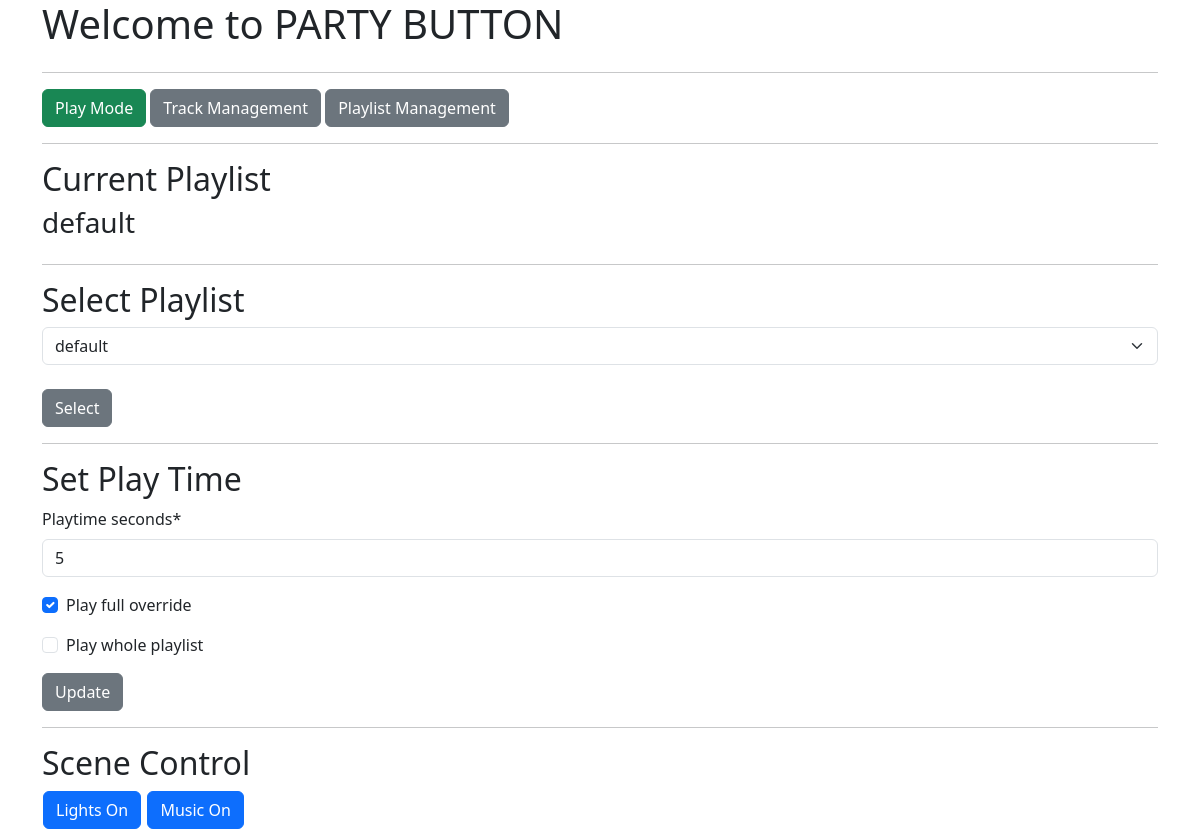
Before: /selectplaylist/ with the older database file.
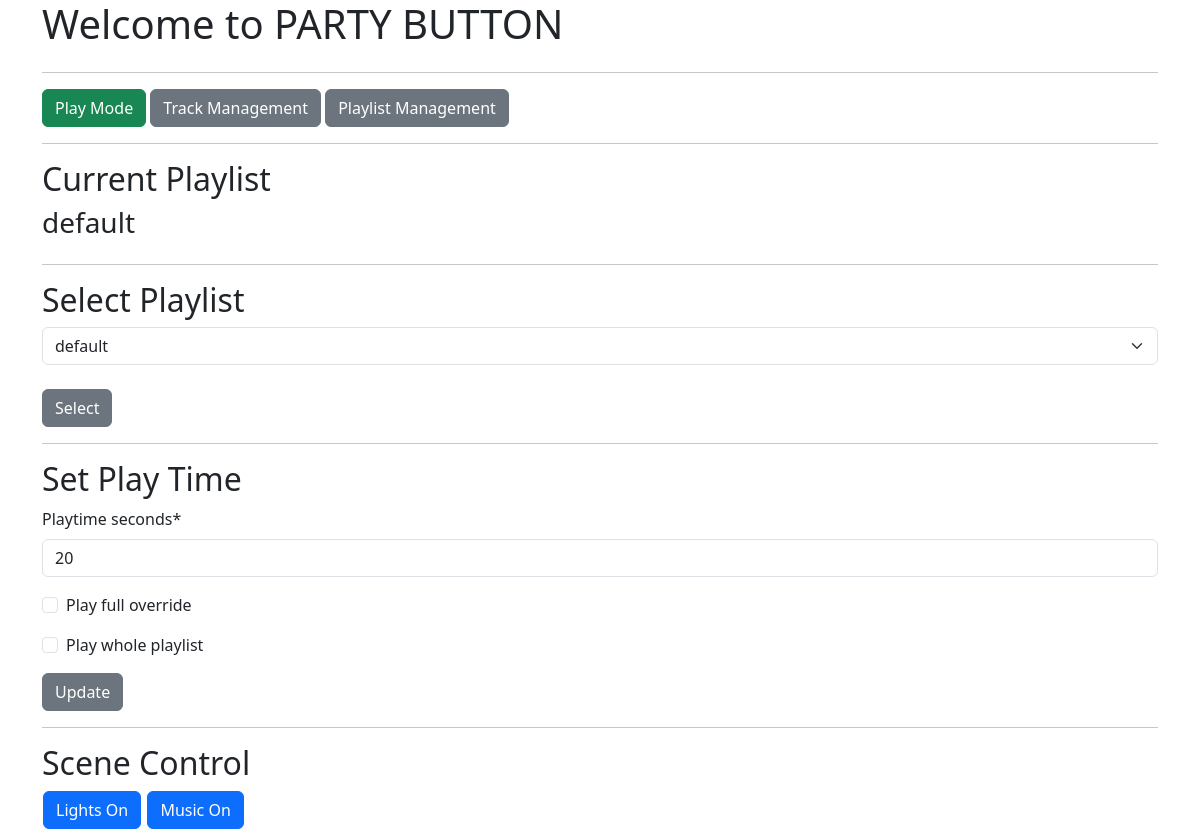
After: the same page with the newer database file.
### mp3_manager/models.py (models this page shows, shortened)
class Playtime(models.Model):
    playtime_seconds = models.IntegerField(blank=False, null=False,
                                  default=20,
                                  validators=[MinValueValidator(0),
                                              MaxValueValidator(600)])
    play_full_override = models.BooleanField(blank=False, null=False,
                                             default=False)
    play_whole_playlist = models.BooleanField(blank=False, null=False,
                                             default=False)
    playlist_selection = models.ForeignKey(Playlist, null=True,
                                           on_delete=models.PROTECT)
    lights_only = models.BooleanField(blank=False, null=False,
                                             default=False)
    music_only = models.BooleanField(blank=False, null=False,
                                             default=False)

class Playlist(models.Model):
    name = models.CharField(max_length=256)
    class Meta:
        ordering = ["name"]
    def __str__(self):
        return self.name

### mp3_manager/views.py (the view, shortened to what this page needs)
# urls.py: path("selectplaylist/", views.IndexView.as_view(), name='selectplaylist'),
class IndexView(generic.ListView, FormMixin):
    form_class = PlaytimeForm
    template_name = "mp3_manager/index.html"
    context_object_name = "tracks_list"
    def get(self, request):
        playlists = Playlist.objects.all()
        playtime = Playtime.objects.all()[0]
        return render(request, self.template_name,
                      {"playtime": playtime,
                       "playtimeform": PlaytimeForm(instance=playtime),
                       "playlists": playlists})

### mp3_manager/form.py
class PlaytimeForm(ModelForm):
    class Meta:
        model = Playtime
        fields = ["playtime_seconds", "play_full_override", "play_whole_playlist"]

### mp3_manager/templates/mp3_manager/index.html (shortened to what this page needs)
{% extends "./base.html" %}
{% load crispy_forms_tags %}
{% block content %}
  <div class="row">
    <div class="col">
      <a href="/"><button type="button" class="btn btn-success">Play Mode</button></a>&nbsp;<a  href="/tracks"><button type="button" class="btn btn-secondary">Track Management</button></a>&nbsp;<a href="/playlists"><button type="button" class="btn btn-secondary">Playlist Management</button></a>
    </div>
  </div>
  <hr>
  <div class="row">
    <div class="col">
      <h2>Current Playlist</h2>
      <h3>{{ playtime.playlist_selection }}</h3>
    </div>
  </div>
  <hr>
  <div class="row">
    <div class="col">
       <h2>Select Playlist</h2>
       <form id="selectplaylist_form" id="selectplaylist_form" action={% url 'mp3_manager:selectplaylist' %} method="post" enctype="multipart/form-data">
        <select  class="form-select"  id="playlist_selection" name="playlist_selection">
        {% for playlist in playlists %}
          <option value="{{ playlist.pk }}">{{ playlist }}</option>
        {% endfor %}
        </select><br>
        <input class="btn btn-secondary" type="submit" form="selectplaylist_form" value="Select" id="selectplaylist_submit" name="selectplaylist_submit"></input>
       </form>
    </div>
  </div>
  <hr>
  <div class="row">
      <div class="col">
         <h2>Set Play Time</h2>
         <form id="playtime_form" id="name_form" action={% url 'mp3_manager:index' %} method="post" enctype="multipart/form-data">
          {{ playtimeform|crispy }}
         <input class="btn btn-secondary" type="submit" form="playtime_form" value="Update" id="playtime_update" name="playtime_update"></input>
         </form>
      </div>
  </div>
  <hr>
  <div class="row">
    <div class="col">
      <h2>Scene Control</h2>
      <table>
      <tr>
      <td>
      <form id="lightsctl_form" id="lightsctl_form" action={% url 'mp3_manager:index' %} method="post" enctype="multipart/form-data">
        {% if playtime.lights_only == True %}
          <input type="submit" class="btn btn-success" value="Lights Only" form="lightsctl_form" id="lightsctl_submit" name="lightsctl_submit">
        {% else %}
          {% if playtime.music_only == True %}
            <input type="submit" class="btn btn-danger" value="Lights Off" form="lightsctl_form" id="lightsctl_submit" name="lightsctl_submit">
          {% else %}
            <input type="submit" class="btn btn-primary" value="Lights On" form="lightsctl_form" id="lightsctl_submit" name="lightsctl_submit">
          {% endif %}
        {% endif %}
      </form>
      </td>
      <td>
        <form id="musicctl_form" id="musicctl_form" action={% url 'mp3_manager:index' %} method="post" enctype="multipart/form-data">
          {% if playtime.music_only == True %}
          &nbsp;<input type="submit" class="btn btn-success" value="Music Only" form="musicctl_form" id="musicctl_submit" name="musicctl_submit">
        {% else %}
          {% if playtime.lights_only == True %}
          &nbsp;<input type="submit" class="btn btn-danger" value="Music Off" form="musicctl_form" id="musicctl_submit" name="musicctl_submit">
          {% else %}
          &nbsp;<input type="submit" class="btn btn-primary" value="Music On" form="musicctl_form" id="musicctl_submit" name="musicctl_submit">
          {% endif %}
        {% endif %}
      </form>
      </td>
      </tr>
      </table>
    </div>
</div>
{% endblock %}

Changed rows visible on the page:
changed Playtime "default": playtime_seconds "5" → "20"; play_full_override "☑" → "☐"
